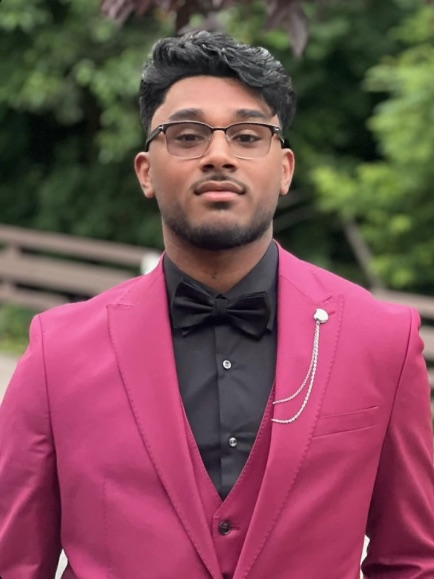
#> input picture source-photo.jpg, 434 x 579 px
$ python -i prep_photo.py   (imports and definitions only)
#> lines starting #> are read from the running program, lines starting #| are printed output that depends on the picture
#!/usr/bin/env python3
"""Preprocess a source portrait for ASCII rendering.

Pipeline (per the blog technique):
  1. Remove the background with rembg (isolates the subject).
  2. Auto-crop to the subject's bounding box with a little padding.
  3. Composite onto a solid white background so empty areas map to blank
     characters in the ASCII ramp.
  4. Enhance local contrast with OpenCV CLAHE (falls back to PIL autocontrast).

Usage:
  python scripts/prep_photo.py [source-photo.jpg]

Output:
  source-prepped.png
"""
import sys
from pathlib import Path

import numpy as np
from PIL import Image, ImageOps

SRC_DEFAULT = "source-photo.jpg"
OUT = "source-prepped.png"


# [28 lines left out: functions remove_background, autocrop_to_subject, not called in this run]


def composite_on_white(cut: Image.Image) -> Image.Image:
    bg = Image.new("RGBA", cut.size, (255, 255, 255, 255))
    return Image.alpha_composite(bg, cut).convert("RGB")


def enhance_contrast(img: Image.Image) -> Image.Image:
    """CLAHE on the L channel via OpenCV; PIL autocontrast as a fallback."""
    try:
        import cv2
    except Exception as exc:
        print(f"[prep] OpenCV unavailable ({exc}); using PIL autocontrast.")
        return ImageOps.autocontrast(img, cutoff=1)
    print("[prep] applying CLAHE contrast ...")
    arr = np.array(img)
    lab = cv2.cvtColor(arr, cv2.COLOR_RGB2LAB)
#> lab: shape (579, 434, 3); mean of channels 0, 1, 2 99.7, 147.3, 133.8
    l, a, b = cv2.split(lab)
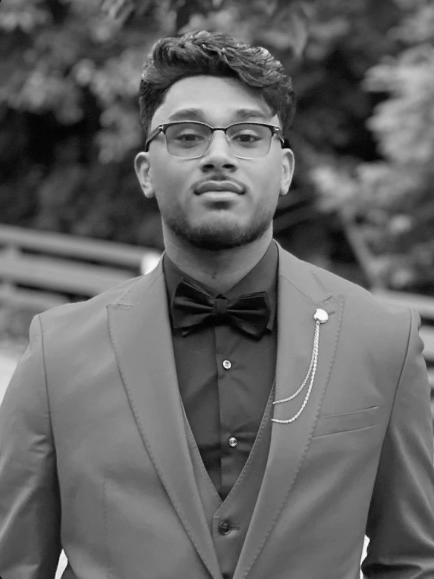
#> l: shape (579, 434); min 1, max 252, mean 99.7
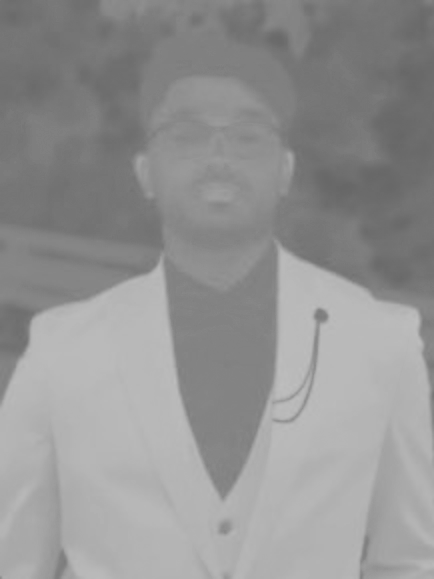
#> a: shape (579, 434); min 103, max 190, mean 147.3
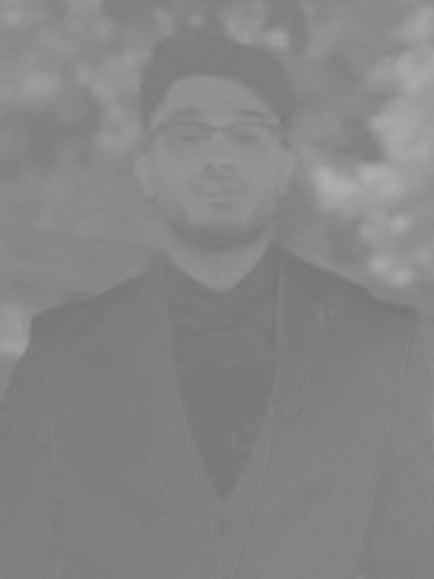
#> b: shape (579, 434); min 117, max 176, mean 133.8
    clahe = cv2.createCLAHE(clipLimit=2.2, tileGridSize=(8, 8))
    l = clahe.apply(l)
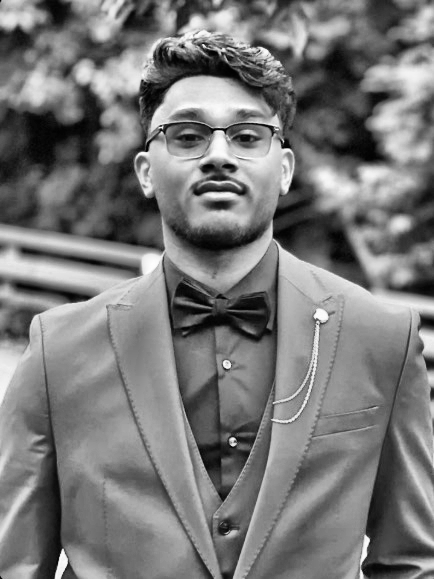
#> l: shape (579, 434); min 1, max 254, mean 120.3
    merged = cv2.merge((l, a, b))
#> merged: shape (579, 434, 3); mean of channels 0, 1, 2 120.3, 147.3, 133.8
    out = cv2.cvtColor(merged, cv2.COLOR_LAB2RGB)
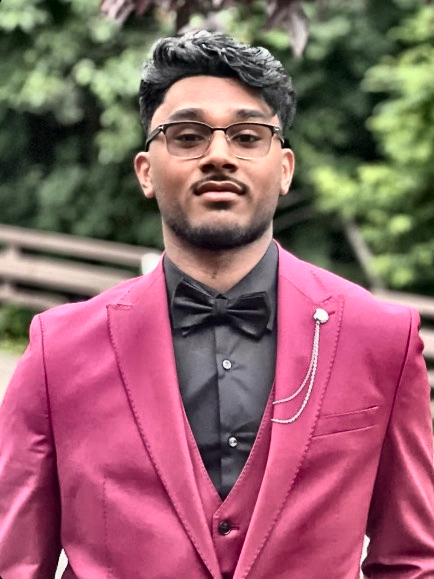
#> out: shape (579, 434, 3); mean R, G, B 145.4, 97.5, 104.9
    return Image.fromarray(out)


# [16 lines left out: function main, not called in this run]


# [2 lines not run here, left out]

>>> import cv2
>>> picture = cv2.cvtColor(cv2.imread('../source-photo.jpg'), cv2.COLOR_BGR2RGB)
>>> result = enhance_contrast(picture)
